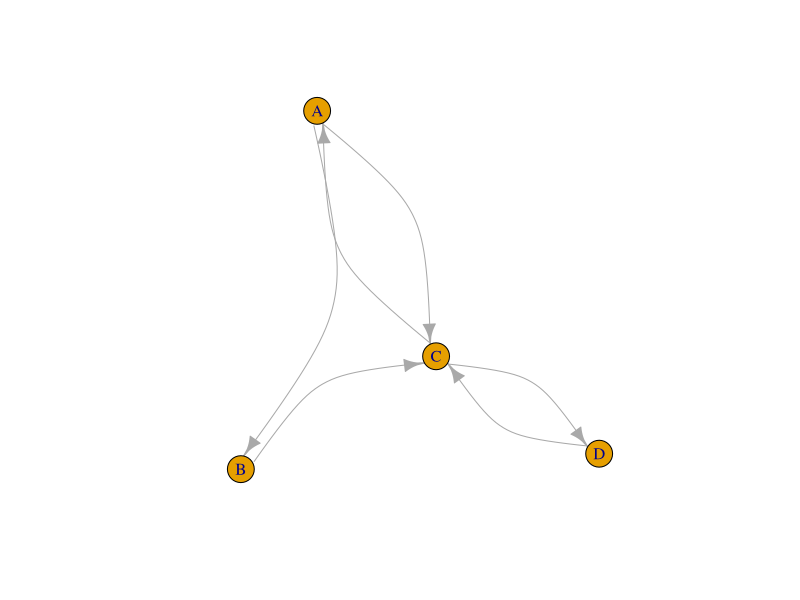
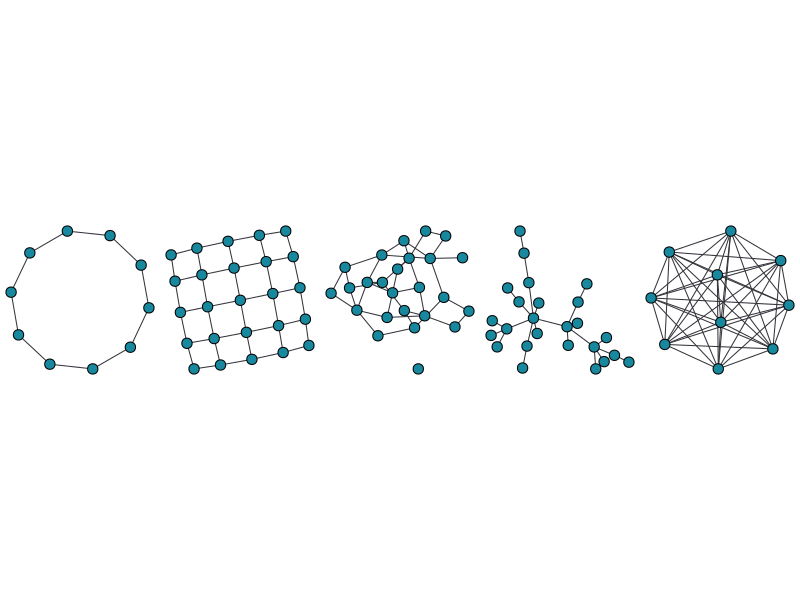
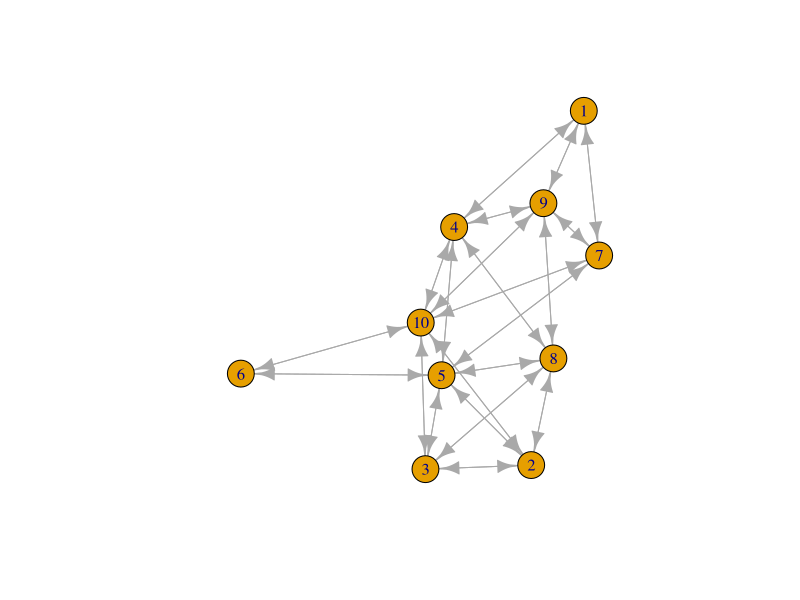
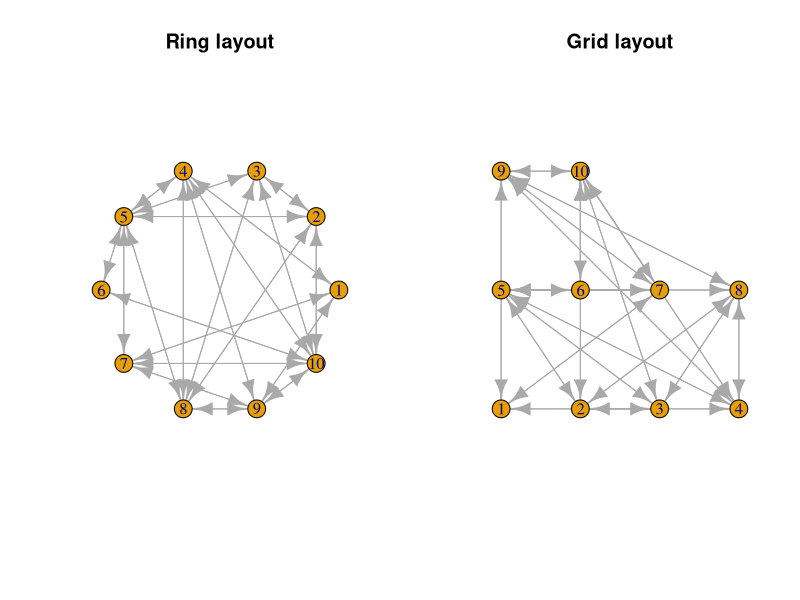
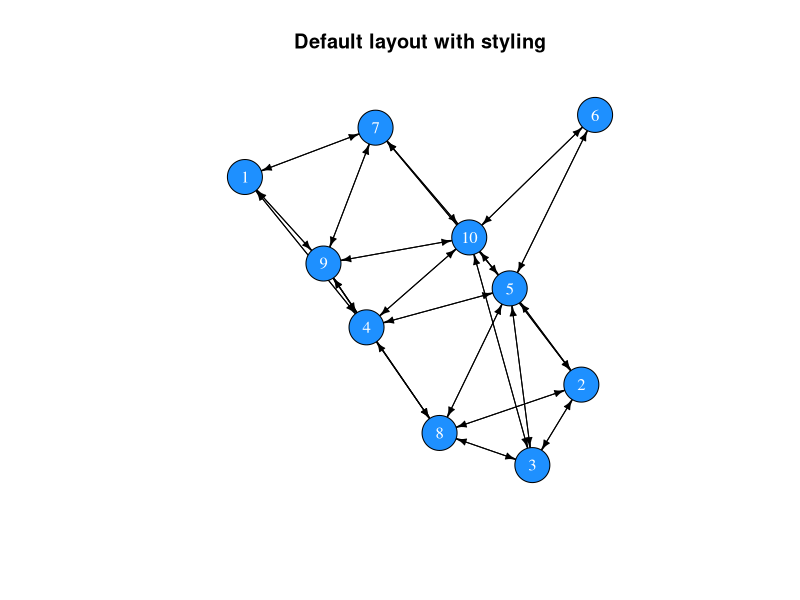
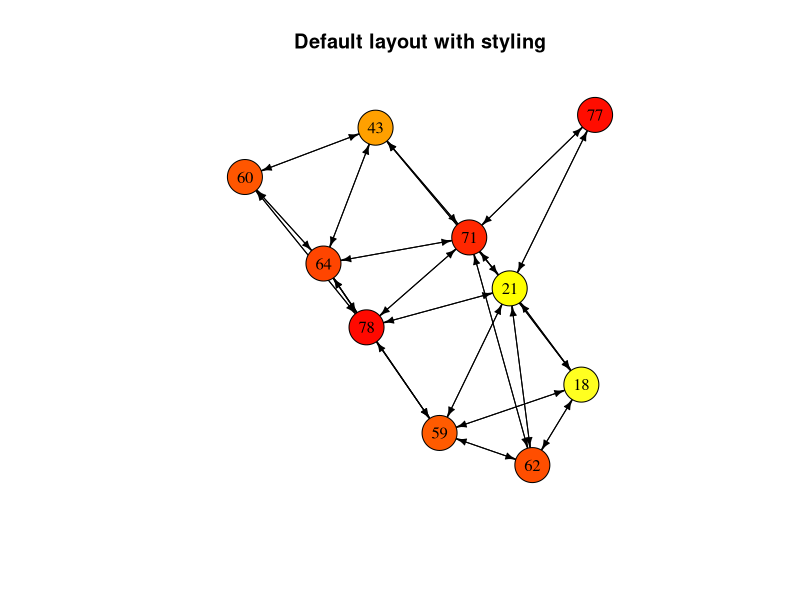
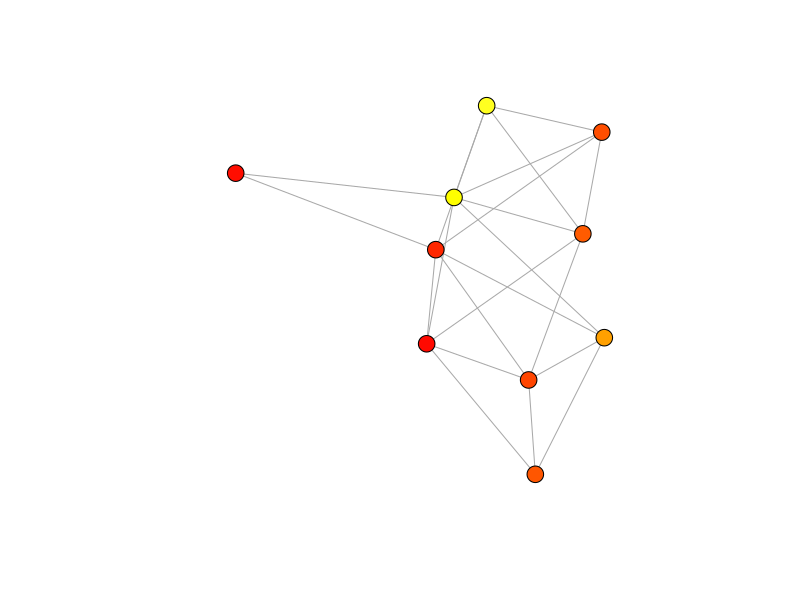
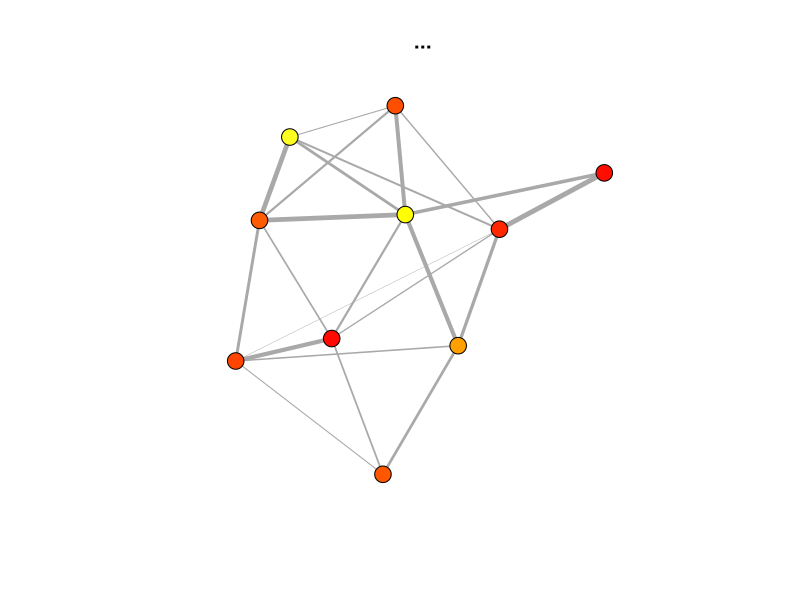

Reproduce these figures in R, in order.
## ---- chunk 1
library(igraph)
A <- matrix(c(0,1,1,0, 0,0,1,0, 1,0,0,1, 0,0,1,0), nrow = 4, byrow = TRUE)
row.names(A) <- c("A", "B", "C", "D")
colnames(A) <- c("A", "B", "C", "D")
net <- graph_from_adjacency_matrix(A)
plot(net, edge.curved=0.5)
## ---- chunk 2
m <- matrix(c(0,1,1,0, 0,0,1,0, 1,0,0,1, 0,0,1,0), nrow = 4, byrow = TRUE)
row.names(m) <- LETTERS[1:4]
colnames(m) <- LETTERS[1:4]
m
## ---- chunk 3
all(m[upper.tri(m)] == t(m)[upper.tri(m)])
## ---- chunk 4
isSymmetric(m)
## ---- chunk 5
# Creating a random matrix
random_matrix <- matrix(sample(x = c(0,1), size = 100, replace = T), ncol = 10)
random_matrix
# It is not symmetric
isSymmetric(random_matrix)

# Replace the upper triangle with the transposed upper triangle
random_matrix[upper.tri(random_matrix)] <- t(random_matrix)[upper.tri(random_matrix)]
random_matrix
# Now it is symmetric
isSymmetric(random_matrix)
## ---- chunk 6
library(igraph)
parbefore <- par()$mar
par(mar=c(0,0,0,0))
par(mfrow=c(1,5))
tmp <- lapply(
  list(
    make_ring(n=10),
    make_lattice(dimvector=c(5,5), nei=1, directed=F),
    erdos.renyi.game(n=25,p.or.m=.1, type="gnp", directed=F, loops=F),
    barabasi.game(n=25, power=1.1, directed=F),
    make_full_graph(n=10)
  ), plot, vertex.label=NA, vertex.color="#18889F", edge.color="#33333B", edge.width=1)
par(mfrow=c(1,1))
par(mar=parbefore)
## ---- chunk 7
create_network <- function(N, f){
  # Set up an empty adjacency matrix of size NxN
  A <- matrix(0, ncol = N, nrow = N)
  # Set up a friendship counter
  friends <- 0
  
  # We will add friendships until we reach the desired number
  while(friends < round((((N^2) - N) / 2) * f)){
    dyad <- sample(x = N, size = 2, replace = FALSE)
    i <- dyad[1]
    j <- dyad[2]
    if(A[i, j] == 0){
      A[i, j] <- A[j, i] <- 1
      friends <- friends + 1
      }
  }
  return(A)
}
## ---- chunk 8
adjm <- create_network(N = 10, f = .5)
adjm
## ---- chunk 9
library(igraph)
net <- graph_from_adjacency_matrix(adjm)
net
## ---- chunk 10
plot(net)
## ---- chunk 11
# Set the plotting environment to allow 2 plots next to each other
par(mfrow = c(1,2))
plot(net, layout = layout.circle(net), main = "Ring layout")
plot(net, layout = layout.grid(net), main = "Grid layout")
# Reset the plotting environment to a single plot
par(mfrow = c(1,1))
## ---- chunk 12
set.seed(1)
plot(net, 
     vertex.color = "dodgerblue", 
     vertex.label.color = "white",
     vertex.size = 20,
     edge.color = "black",
     edge.width = 1,
     edge.arrow.size = 0.5,
     main = "Default layout with styling")
## ---- chunk 13
# Generate random ages
age <- sample(x = 18:80, size = vcount(net), replace = TRUE)
# Select colours
col <- heat.colors(n = 80, rev = TRUE)[age]
# Plot network with col
set.seed(1)
plot(net, 
     vertex.color = col, 
     vertex.label = age,
     vertex.label.color = "black",
     vertex.size = 20,
     edge.color = "black",
     edge.width = 1,
     edge.arrow.size = 0.5,
     main = "Default layout with styling")
## ---- chunk 14
get.vertex.attribute(net)
## ---- chunk 15
# Add an attribute called 'age' and assign the values of the age vector
V(net)$age <- age
# The same for the 'col' vector
V(net)$col <- col
# Return attributes
get.vertex.attribute(net)
# Return the network object
net
## ---- chunk 16
net <- as.undirected(net)
set.seed(1)
plot(net, 
     vertex.color = V(net)$col, 
     vertex.label = NA,
     vertex.size = 9,
     edge.width = 1,
     edge.arrow.size = 0.5)
## ---- chunk 17
# Create random strength values
strength <- runif(n = ecount(net), min = 0, max = 1)
# Assign values to edges
E(net)$weight <- strength
net
## ---- chunk 18
set.seed(1)
plot(net, 
     vertex.color = V(net)$col, 
     vertex.label = NA,
     vertex.size = 9,
     edge.width = E(net)$weight*5,
     edge.arrow.size = 0.5, main=" ...")
## ---- chunk 19
V(net)
E(net)
## ---- chunk 20
get.vertex.attribute(graph = net)
get.edge.attribute(net)
## ---- chunk 21
vcount(net)
ecount(net)
## ---- chunk 22
diameter(graph = net)
## ---- chunk 23
mean_distance(graph = net)
## ---- chunk 24
edge_density(graph = net)
## ---- chunk 25
reciprocity(graph = net)
## ---- chunk 26
transitivity(graph = net)
## ---- chunk 27
# Number of edges that connected with each node
degree(graph = net)

# The mean of all degree centralities is a general measure of network connectivity
mean(degree(graph = net))
## ---- chunk 28
sort(strength(graph = net))
## ---- chunk 29
closeness(graph = net)
## ---- chunk 30
betweenness(graph = net)
## ---- chunk 31
eigen_centrality(graph = net)$vector
## ---- chunk 32
between <- betweenness(graph = net)
col <- heat.colors(n = max(between) + 1, rev = TRUE)[between + 1]
# Plot network with col
set.seed(1)
plot(net, 
     vertex.color = col, 
     vertex.label = NA,
     vertex.size = 20,
     edge.color = "black",
     edge.width = 1,
     edge.arrow.size = 0.5,
     main = "Betweenness centrality")
## ---- chunk 33
library(tidyverse)
gossip_model <- function(N, f, r_max, sim = 1){
  # Create a vector indicating possession of gossip and set one entry to TRUE
  gossip <- rep(FALSE, N)
  gossip[sample(x = N, size = 1)] <- TRUE
  # Create a network
  adjm <- create_network(N = N, f = f)
  # Create a reporting variable
  proportion <- rep(0, r_max)

  # Loop over r_max rounds
  for(r in 1:r_max){
    # In random sequence go through all individuals 
    for(i in sample(N)){
      # Select i's neighbourhood
      nei <- adjm[i,] > 0
      # Proceed if there is at least one neighbour
      if(sum(nei) > 0){
        # Choose one random neighbour, j
        j <- sampling(x = which(nei), size = 1)
        # Set i's gossip indicator to TRUE if j's indicator is TRUE
        if(gossip[j]){
          gossip[i] <- TRUE
        }
      }
    }
    # Record proportion of the population with gossip
    proportion[r] <- sum(gossip) / N
    # Increment the round counter
    r <- r + 1
  }
  # Return a tibble with simulation results
  return(tibble(time = 1:r_max, proportion = proportion, f = f, sim = sim))
}
## ---- chunk 34
sampling <- function(x, size = length(x), prob = NULL){
  if(length(x) == 1){
    return(x)
  } else {
    return(sample(x = x, size = size, prob = prob))
  }
}
## ---- chunk 35
N <- 1000
set.seed(3)
data <- lapply(X = c(1/N, 2/N, 3/N, 5/N, 8/N, 10/N), 
              FUN = function(f) gossip_model(N = N, f = f, r_max = 50))
data_bnd <- bind_rows(data)
## ---- chunk 36
ggplot(data_bnd) + 
  geom_line(aes(x = time, y = proportion, col = factor(round(f * N)))) + 
  ylab("proportion of individuals with gossip") +
  theme_bw()
## ---- chunk 37
N <- 100
f <- rep(c(1/N, 2/N, 3/N, 5/N, 8/N, 10/N), each = 10)

set.seed(5)
data <- lapply(X = 1:length(f), 
              FUN = function(i) gossip_model(N = N, f = f[i], r_max = 50, sim = i))
## ---- chunk 38
data_bnd <- bind_rows(data)
ggplot(data_bnd) +
  geom_line(aes(x = time, y = proportion, col = factor(f * N), group = factor(sim))) + 
  ylab("proportion of individual with gossip") +
  theme_bw()
## ---- chunk 39
data_bnd_last <- data_bnd[data_bnd$time == max(data_bnd$time), ]
ggplot(data_bnd_last) + 
  geom_boxplot(aes(x = factor(f * N), y = proportion)) + 
  xlab("average number of friends") +
  ylab("proportion of individuals with gossip") + 
  theme_bw()
## ---- chunk 40
data_bnd_time <- lapply(data, function(dat){
  tibble(dat[1,], time_to_x = which(dat[,"proportion"] >= 0.75)[1])
}) %>% bind_rows()

data_bnd_time$time_to_x[is.na(data_bnd_time$time_to_x)] <- 50

ggplot(data_bnd_time) + 
  geom_boxplot(aes(x = factor(f * N), y = time_to_x)) + 
  xlab("average number of friends") +
  ylab("time to spread to 75% of population") +
  theme_bw()
## ---- chunk 41
prop_nei_info <- seq(from = 0, to = 1, length.out = 10)
e <- c(1,2)
contagion <- tibble(
  contagion = rep(c("simple", "complex"), each = 10),
  x = rep(prop_nei_info, 2), 
  y = c(prop_nei_info^e[1], prop_nei_info^e[2]))

ggplot(contagion, aes(x = x, y = y, col = contagion)) + 
  geom_point() +
  geom_line() +
  xlab("proportion of neighbours with gossip") + 
  ylab("probability to acquire gossip") +
  theme_bw()
## ---- chunk 42
net_clust <- make_lattice(length = 10, dim = 2, circular = T, nei = 2)
## ---- chunk 43
net_rand <- rewire(graph = net_clust, with = keeping_degseq(loops = F, niter = 10^3))
## ---- chunk 44
head(degree(net_clust))
head(degree(net_rand))

transitivity(net_clust)
transitivity(net_rand)
## ---- chunk 45
adj_net_clust <- get.adjacency(net_clust, sparse = F)
adj_net_rand <- get.adjacency(net_rand, sparse = F)
## ---- chunk 46
par(mfrow=c(1,2))
image(adj_net_clust)
image(adj_net_rand)
par(mfrow=c(1,1))
## ---- chunk 47
gossip_model_2 <- function(net, rewire, e = 1, r_max, sim = 1){
  # Rewire network if random is set to TRUE
  if(rewire){
    net <- rewire(graph = net, with = keeping_degseq(loops = F, niter = 10^3))
  }
  # Get adjacency matrix from network
  adjm <- get.adjacency(net, sparse = F)
  # Turn adjacency matrix into boolean (TRUE / FALSE)
  adjm_bool <- adjm > 0
  # Set number of individuals based adjacency matrix
  N <- vcount(net)
  
  # Create a vector indicating possession of gossip and set one entry to TRUE
  gossip <- rep(FALSE, N)
  gossip[sample(x = N, size = 1)] <- TRUE
  
  # Create a reporting variable
  proportion <- rep(0, r_max)
  
  # Rounds
  for(r in 1:r_max){
    # In random sequence go through all individuals without gossip
    for(i in sample(N)){
      # Select i's neighbourhood (boolean)
      nei <- adjm_bool[i,]
      # Proceed if there is at least one neighbour
      if(sum(nei) > 0){
        # Simple contagion for e = 1 and complex contagion for e = 2
        if(runif(n = 1, min = 0, max = 1) <= (sum(gossip * nei) / length(nei))^e){
          gossip[i] <- TRUE
        }
      }
    }
    # Record proportion of the population with gossip
    proportion[r] <- sum(gossip) / N
    # Increment the round counter
    r <- r + 1
  }
  # Return a tibble with simulation results
  return(tibble(time = 1:r_max, 
                proportion = proportion, 
                time_to_max = which(proportion == max(proportion))[1],
                e = e,
                network = ifelse(test = rewire, yes = "random", no = "clustered"), 
                sim = sim))
}
## ---- chunk 48
set.seed(1)
res <- bind_rows(
  gossip_model_2(net = net_clust, rewire = TRUE, e = 1, r_max = 500),
  gossip_model_2(net = net_clust, rewire = FALSE, e = 1, r_max = 500),
  gossip_model_2(net = net_clust, rewire = TRUE, e = 2, r_max = 5000),
  gossip_model_2(net = net_clust, rewire = FALSE, e = 2, r_max = 5000)
  )

ggplot(res) + 
  geom_line(aes(x = time, y = proportion, col = network)) + 
  facet_wrap("e", labeller = label_both, scales = "free_x") +
  theme_bw()
